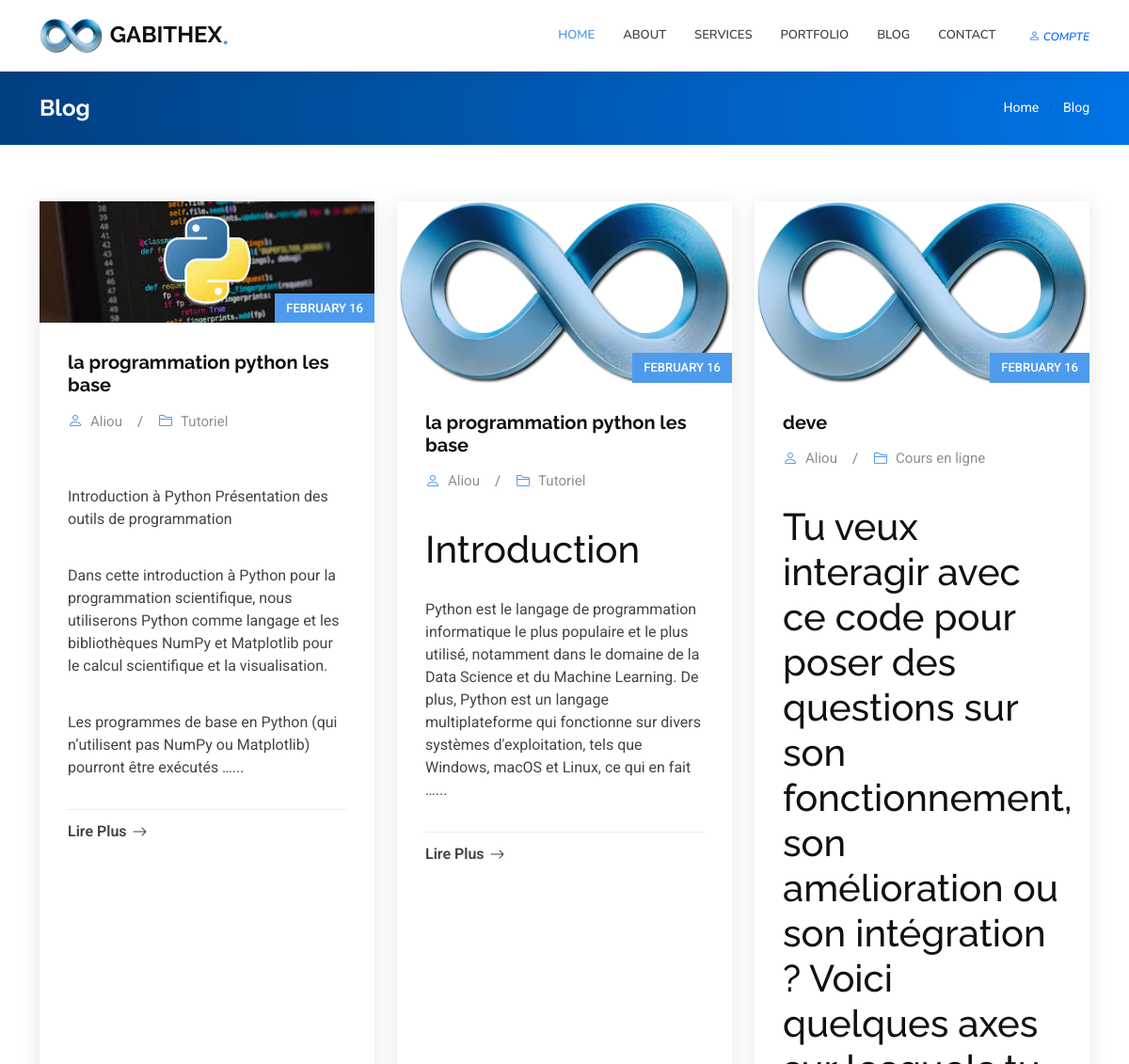
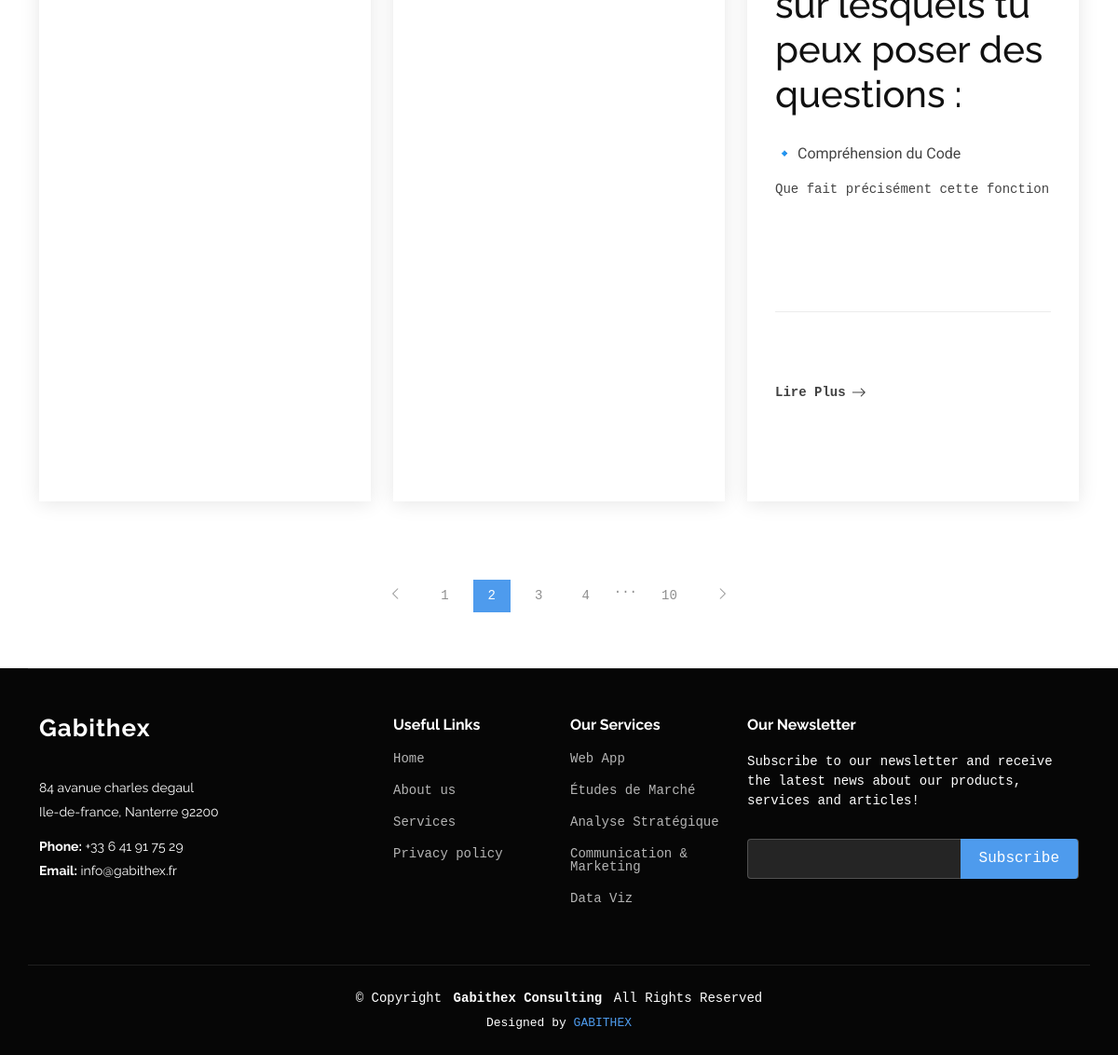
Screenshot of /blog/ with the database file from the repository (2 pictures, top to bottom).
### nene/models.py (models this page shows, shortened)
class Article(models.Model):
    title = models.CharField(max_length=255, verbose_name="Titre")
    slug = models.SlugField(unique=True, blank=True, verbose_name="Slug")
    author = models.CharField(max_length=100, verbose_name="Auteur")
    category = models.CharField(max_length=100, verbose_name="Catégorie")
    content = models.TextField(verbose_name="Contenu (Markdown)")  # Markdown pour le texte et le code
    image = models.ImageField(upload_to="articles/", verbose_name="Image", null=True, blank=True)
    published_date = models.DateField(auto_now_add=True, verbose_name="Date de publication")
    def render_markdown(self):
        return mark_safe(markdown.markdown(
            self.content,
            extensions=["fenced_code", "codehilite"]  # Active les blocs de code
        ))

### nene/views.py (the view)
# urls.py: path('blog/', views.blog, name='blog'),
def blog(request):
    articles = Article.objects.all().order_by("-published_date")  # Trier du plus récent au plus ancien
    return render(request, "nene/blog.html", {"articles": articles})

### templates/nene/blog.html
{% extends "nene/base.html" %}
{% load static %}
{% block content %}
    <div class="page-title accent-background">
      <div class="container d-lg-flex justify-content-between align-items-center">
        <h1 class="mb-2 mb-lg-0">Blog</h1>
        <nav class="breadcrumbs">
          <ol>
            <li><a href="{% url 'index' %}">Home</a></li>
            <li class="current">Blog</li>
          </ol>
        </nav>
      </div>
    </div>
    <section id="blog-posts" class="blog-posts section">
      <div class="container">
        <div class="row gy-4">
        {% for article in articles %}
          <div class="col-lg-4">
            <article class="position-relative h-100">
              <div class="post-img position-relative overflow-hidden">
                {% if article.image %}
                    <img src="{{ article.image.url }}" class="img-fluid w-100" alt="{{ article.title }}">
                {% else %}
                    <img src="{% static 'nen/img/GABITHEX1.png' %}" class="img-fluid w-100" alt="">
                {% endif %}
                <span class="post-date">{{ article.published_date|date:"F d" }}</span>
            </div>
              <div class="post-content d-flex flex-column">
                <h3 class="post-title">{{ article.title }}</h3>
                <div class="meta d-flex align-items-center">
                  <div class="d-flex align-items-center">
                    <i class="bi bi-person"></i> <span class="ps-2"> {{ article.author }} </span>
                  </div>
                  <span class="px-3 text-black-50">/</span>
                  <div class="d-flex align-items-center">
                    <i class="bi bi-folder2"></i> <span class="ps-2">{{ article.category }}</span>
                  </div>
                </div>
                <p>
                  {{ article.render_markdown|truncatewords:50|safe }}...
                </p>
                <hr>
                <a href="{% url 'blog_detail' slug=article.slug %}" class="readmore stretched-link"><span>Lire Plus</span><i class="bi bi-arrow-right"></i></a>
              </div>
            </article>
          </div>
        {% endfor %}
        </div>
      </div>
    </section>
    <section id="blog-pagination" class="blog-pagination section">
      <div class="container">
        <div class="d-flex justify-content-center">
          <ul>
            <li><a href="#"><i class="bi bi-chevron-left"></i></a></li>
            <li><a href="#">1</a></li>
            <li><a href="#" class="active">2</a></li>
            <li><a href="#">3</a></li>
            <li><a href="#">4</a></li>
            <li>...</li>
            <li><a href="#">10</a></li>
            <li><a href="#"><i class="bi bi-chevron-right"></i></a></li>
          </ul>
        </div>
      </div>
    </section>
 {%endblock%}

### static/nene/css/main.css (style rules this page uses)
:root { --default-font: "Roboto", system-ui, -apple-system, "Segoe UI", Roboto, "Helvetica Neue", Arial, "Noto Sans", "Liberation Sans", sans-serif, "Apple Color Emoji", "Segoe UI Emoji", "Segoe UI Symbol", "Noto Color Emoji"; --heading-font: "Raleway", sans-serif; --nav-font: "Nunito", sans-serif; }
:root { --background-color: #ffffff; --default-color: #444444; --heading-color: #111111; --accent-color: #4e9bed; --surface-color: #ffffff; --contrast-color: #ffffff; }
:root { --nav-color: #444444; --nav-hover-color: #4e9bed; --nav-mobile-background-color: #ffffff; --nav-dropdown-background-color: #ffffff; --nav-dropdown-color: #444444; --nav-dropdown-hover-color: #4e9bed; }
.accent-background { --background-color: #4e9bed; --default-color: #ffffff; --heading-color: #ffffff; --accent-color: #ffffff; --surface-color: #2a95e1; --contrast-color: #ffffff; }
:root { scroll-behavior: smooth; }
body { color: var(--default-color); background-color: var(--background-color); font-family: var(--default-font); }
a { color: var(--accent-color); text-decoration: none; transition: 0.3s; }
h1, h2, h3, h4, h5, h6 { color: var(--heading-color); font-family: var(--heading-font); }
.page-title { color: #ffffff; background: linear-gradient(90deg, #004080, #0073e6); padding: 25px 0; position: relative; }
.page-title h1 { font-size: 24px; font-weight: 700; }
.page-title .breadcrumbs ol { display: flex; flex-wrap: wrap; list-style: none; padding: 0; margin: 0; font-size: 14px; font-weight: 400; }
.page-title .breadcrumbs ol li+li { padding-left: 10px; }
.page-title .breadcrumbs ol li+li::before { content: "/"; display: inline-block; padding-right: 10px; color: color-mix(in srgb, #004080, transparent 70%); }
section, .section { color: var(--default-color); background-color: var(--background-color); padding: 60px 0; scroll-margin-top: 100px; overflow: clip; }
.blog-posts article { background-color: var(--surface-color); box-shadow: 0px 2px 20px rgba(0, 0, 0, 0.1); transition: 0.3s; }
.blog-posts .post-img img { transition: 0.5s; }
.blog-posts .post-date { background-color: var(--accent-color); color: var(--contrast-color); position: absolute; right: 0; bottom: 0; text-transform: uppercase; font-size: 13px; padding: 6px 12px; font-weight: 500; }
.blog-posts .post-content { padding: 30px; }
.blog-posts .post-title { font-size: 20px; color: var(--heading-color); font-weight: 700; transition: 0.3s; margin-bottom: 15px; }
.blog-posts .meta i { font-size: 16px; color: var(--accent-color); }
.blog-posts .meta span { font-size: 15px; color: color-mix(in srgb, var(--default-color), transparent 40%); }
.blog-posts p { margin-top: 20px; }
.blog-posts hr { color: color-mix(in srgb, var(--default-color), transparent 60%); margin-bottom: 15px; }
.blog-posts .readmore { display: flex; align-items: center; font-weight: 600; line-height: 1; transition: 0.3s; color: color-mix(in srgb, var(--heading-color), transparent 20%); }
.blog-posts .readmore i { line-height: 0; margin-left: 6px; font-size: 16px; }
.blog-pagination { padding-top: 0; color: color-mix(in srgb, var(--default-color), transparent 40%); }
.blog-pagination ul { display: flex; padding: 0; margin: 0; list-style: none; }
.blog-pagination li { margin: 0 5px; transition: 0.3s; }
.blog-pagination li a { color: color-mix(in srgb, var(--default-color), transparent 40%); padding: 7px 16px; display: flex; align-items: center; justify-content: center; }
.blog-pagination li a.active, .blog-pagination li a:hover { background: var(--accent-color); color: var(--contrast-color); }

### rows the page displays
Article: image (picture), published_date "FEBRUARY 16", title "la programmation python les base", author "Aliou", category "Tutoriel", render_markdown "Introduction à Python Présentation des outils de programmation Dans cette introduction à Python pour la programmation scientifique, nous utiliserons Python comme langage et les bibliothèques NumPy et Matplotlib pour le calcul scientifique et la visualisation. Les programmes de base en Python (qui n’utilisent pas NumPy ou Matplotlib) pourront être exécutés …"
Article: published_date "FEBRUARY 16", title "la programmation python les base", author "Aliou", category "Tutoriel", render_markdown "Introduction Python est le langage de programmation informatique le plus populaire et le plus utilisé, notamment dans le domaine de la Data Science et du Machine Learning. De plus, Python est un langage multiplateforme qui fonctionne sur divers systèmes d'exploitation, tels que Windows, macOS et Linux, ce qui en fait …"
Article: published_date "FEBRUARY 16", title "deve", author "Aliou", category "Cours en ligne", render_markdown "Tu veux interagir avec ce code pour poser des questions sur son fonctionnement, son amélioration ou son intégration ? Voici quelques axes sur lesquels tu peux poser des questions : 🔹 Compréhension du Code Que fait précisément cette fonction"
